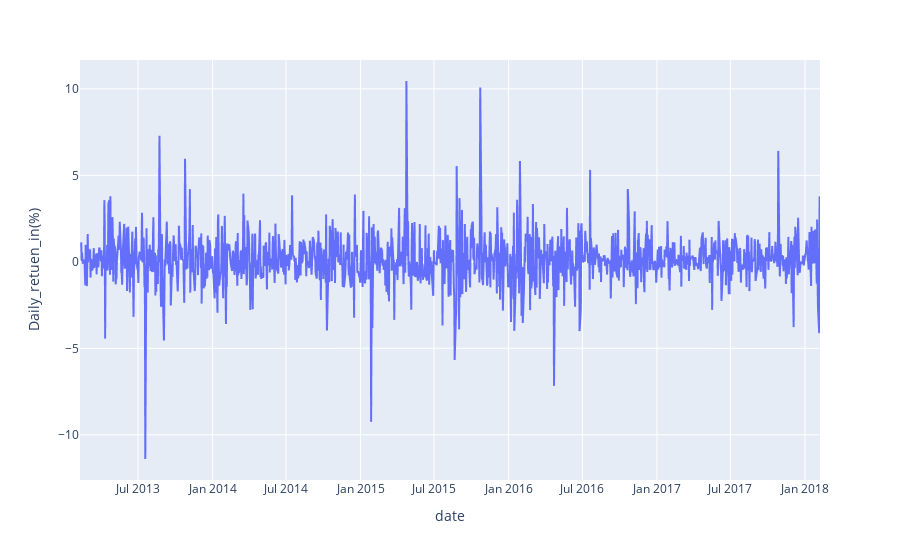

This figure's notebook cell:
### Markdown cell above
***Analyse Closing price change in Microsoft stock***

### Code cell
microsoft_data = pd.read_csv(r'D:\\\\python_analysis_project\\\\Time_Series_Project_Stock_Market_Case\\\\Dataset\\\\MSFT_data.csv')
microsoft_data['Daily_retuen_in(%)'] = microsoft_data['close'].pct_change() * 100
px.line(microsoft_data ,x ="date", y ="Daily_retuen_in(%)")

### Figure 1 — Plotly figure (JSON) as saved in the notebook; plotly's stock layout.template omitted (floating-point values rounded to 4 significant figures; data arrays with more than 128 entries replaced by an {"elided": "..."} marker saying what was removed)
{"data": [{"hovertemplate": "date=%{x}<br>Daily_retuen_in(%)=%{y}<extra></extra>", "legendgroup": "", "line": {"color": "#636efa", "dash": "solid"}, "marker": {"symbol": "circle"}, "mode": "lines", "name": "", "showlegend": false, "type": "scattergl", "x": {"elided": "1259 str values"}, "xaxis": "x", "y": {"elided": "1259 float values"}, "yaxis": "y"}], "layout": {"legend": {"tracegroupgap": 0}, "margin": {"t": 60}, "xaxis": {"anchor": "y", "domain": [0, 1], "title": {"text": "date"}}, "yaxis": {"anchor": "x", "domain": [0, 1], "title": {"text": "Daily_retuen_in(%)"}}}}
